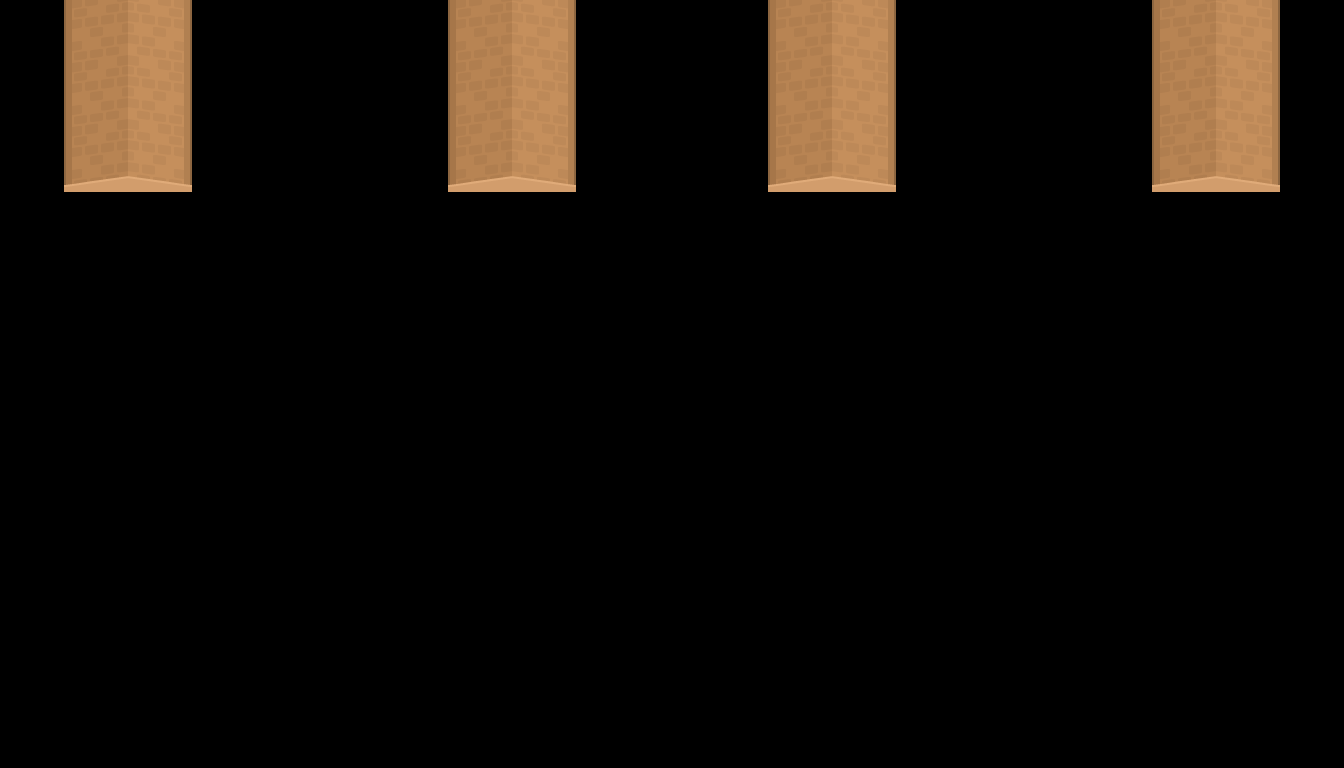

A level layout from a 2D game, rendered from its tile map. Below: a short description, then the map file with its tile-grid data intact:
An orthogonal 21x12 tile map with 64x64 px tiles, 1 tile layer (Tile Layer 1), 4 tilesets.

<map version="1.2" tiledversion="1.3.5" orientation="orthogonal" renderorder="right-down" width="21" height="12" tilewidth="64" tileheight="64" infinite="0" nextlayerid="2" nextobjectid="1">
 <tileset firstgid="1" name="rpgTile137" tilewidth="64" tileheight="64" tilecount="1" columns="1">
  <image source="Dragonsmaps/rpgTile137.png" width="64" height="64" />
 </tileset>
 <tileset firstgid="2" name="rpgTile138" tilewidth="64" tileheight="64" tilecount="1" columns="1">
  <image source="Dragonsmaps/rpgTile138.png" width="64" height="64" />
 </tileset>
 <tileset firstgid="3" name="rpgTile119" tilewidth="64" tileheight="64" tilecount="1" columns="1">
  <image source="Dragonsmaps/rpgTile119.png" width="64" height="64" />
 </tileset>
 <tileset firstgid="4" name="rpgTile120" tilewidth="64" tileheight="64" tilecount="1" columns="1">
  <image source="Dragonsmaps/rpgTile120.png" width="64" height="64" />
 </tileset>
 <layer id="1" name="Tile Layer 1" width="21" height="12">
  <data encoding="csv">
0,3,4,0,0,0,0,3,4,0,0,0,3,4,0,0,0,0,3,4,0,
0,3,4,0,0,0,0,3,4,0,0,0,3,4,0,0,0,0,3,4,0,
0,1,2,0,0,0,0,1,2,0,0,0,1,2,0,0,0,0,1,2,0,
0,0,0,0,0,0,0,0,0,0,0,0,0,0,0,0,0,0,0,0,0,
0,0,0,0,0,0,0,0,0,0,0,0,0,0,0,0,0,0,0,0,0,
0,0,0,0,0,0,0,0,0,0,0,0,0,0,0,0,0,0,0,0,0,
0,0,0,0,0,0,0,0,0,0,0,0,0,0,0,0,0,0,0,0,0,
0,0,0,0,0,0,0,0,0,0,0,0,0,0,0,0,0,0,0,0,0,
0,0,0,0,0,0,0,0,0,0,0,0,0,0,0,0,0,0,0,0,0,
0,0,0,0,0,0,0,0,0,0,0,0,0,0,0,0,0,0,0,0,0,
0,0,0,0,0,0,0,0,0,0,0,0,0,0,0,0,0,0,0,0,0,
0,0,0,0,0,0,0,0,0,0,0,0,0,0,0,0,0,0,0,0,0
</data>
 </layer>
</map>
